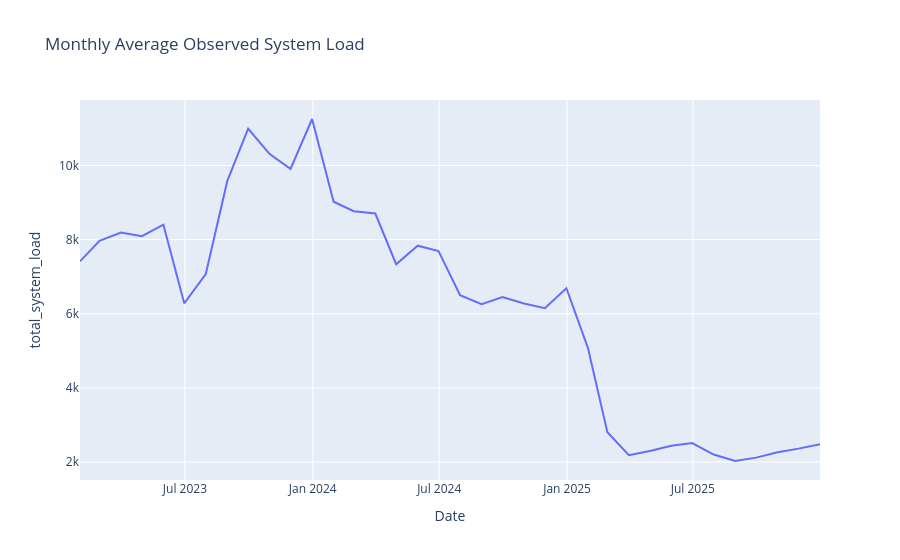

Source (notebook cell):
### Code cell
fig = px.line(
    monthly,
    x="Date",
    y="total_system_load",
    title="Monthly Average Observed System Load"
)

fig.show()
